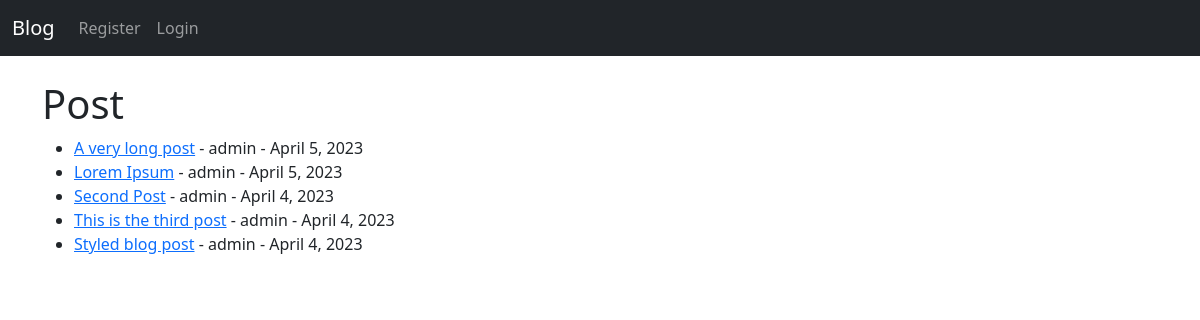
The page / on the database its author committed.
### blog/models.py (models this page shows, shortened)
class Post(models.Model):
    title = models.CharField(max_length=255)
    author = models.ForeignKey(User, on_delete=models.CASCADE)
    body = models.TextField()
    post_date = models.DateField(auto_now_add=True)
    category = models.CharField(max_length=255, default='uncategorized')

### blog/views.py (the view)
# urls.py: path('', HomeView.as_view(), name='home'),
class HomeView(ListView):
    model = Post
    template_name = 'home.html'
    ordering = ['-post_date']

### blog/templates/home.html (shortened to what this page needs)
{% extends 'base.html' %}
{% block content %}
<h1>Post</h1>
<ul>
    {% for post in object_list %}
        <li>
            <a href="{% url 'article-detail' post.pk %}">{{ post.title }}</a> - {{ post.author }} - {{ post.post_date}}
        </li>
    {% endfor %}
</ul>
{% endblock %}

### rows shown on the page
Post: title "A very long post", author "admin", post_date "April 5, 2023"
Post: title "Lorem Ipsum", author "admin", post_date "April 5, 2023"
Post: title "Second Post", author "admin", post_date "April 4, 2023"
Post: title "This is the third post", author "admin", post_date "April 4, 2023"
Post: title "Styled blog post", author "admin", post_date "April 4, 2023"
